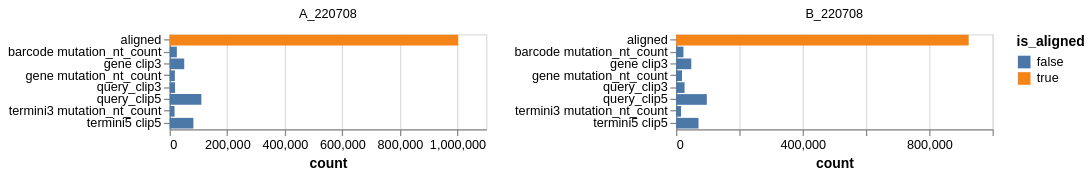

Here is the Vega-Lite specification saved for this chart:
### Vega-Lite specification from a JSON file in a GitHub repository (floating-point values rounded to 4 significant figures)
{"config": {"view": {"continuousWidth": 300, "continuousHeight": 300}}, "data": {"values": [{"pacbioRun": "A_220708", "filter_reason": "barcode clip3", "count": 467, "total_counts": 1339499, "frac_counts": 0.0003486}, {"pacbioRun": "A_220708", "filter_reason": "barcode mutation_nt_count", "count": 25011, "total_counts": 1339499, "frac_counts": 0.01867}, {"pacbioRun": "A_220708", "filter_reason": "gene clip3", "count": 50687, "total_counts": 1339499, "frac_counts": 0.03784}, {"pacbioRun": "A_220708", "filter_reason": "gene mutation_nt_count", "count": 18150, "total_counts": 1339499, "frac_counts": 0.01355}, {"pacbioRun": "A_220708", "filter_reason": "query_clip3", "count": 18796, "total_counts": 1339499, "frac_counts": 0.01403}, {"pacbioRun": "A_220708", "filter_reason": "query_clip5", "count": 110277, "total_counts": 1339499, "frac_counts": 0.08233}, {"pacbioRun": "A_220708", "filter_reason": "termini3 clip3", "count": 2975, "total_counts": 1339499, "frac_counts": 0.002221}, {"pacbioRun": "A_220708", "filter_reason": "termini3 mutation_nt_count", "count": 17084, "total_counts": 1339499, "frac_counts": 0.01275}, {"pacbioRun": "A_220708", "filter_reason": "termini5 clip5", "count": 82562, "total_counts": 1339499, "frac_counts": 0.06164}, {"pacbioRun": "A_220708", "filter_reason": "termini5 mutation_nt_count", "count": 6388, "total_counts": 1339499, "frac_counts": 0.004769}, {"pacbioRun": "A_220708", "filter_reason": "variant_tag3 mutation_nt_count", "count": 3215, "total_counts": 1339499, "frac_counts": 0.0024}, {"pacbioRun": "A_220708", "filter_reason": "variant_tag5 mutation_nt_count", "count": 1035, "total_counts": 1339499, "frac_counts": 0.0007727}, {"pacbioRun": "B_220708", "filter_reason": "barcode clip3", "count": 451, "total_counts": 1239176, "frac_counts": 0.000364}, {"pacbioRun": "B_220708", "filter_reason": "barcode mutation_nt_count", "count": 23382, "total_counts": 1239176, "frac_counts": 0.01887}, {"pacbioRun": "B_220708", "filter_reason": "gene clip3", "count": 48074, "total_counts": 1239176, "frac_counts": 0.0388}, {"pacbioRun": "B_220708", "filter_reason": "gene mutation_nt_count", "count": 18858, "total_counts": 1239176, "frac_counts": 0.01522}, {"pacbioRun": "B_220708", "filter_reason": "query_clip3", "count": 26958, "total_counts": 1239176, "frac_counts": 0.02175}, {"pacbioRun": "B_220708", "filter_reason": "query_clip5", "count": 97262, "total_counts": 1239176, "frac_counts": 0.07849}, {"pacbioRun": "B_220708", "filter_reason": "termini3 clip3", "count": 2850, "total_counts": 1239176, "frac_counts": 0.0023}, {"pacbioRun": "B_220708", "filter_reason": "termini3 mutation_nt_count", "count": 15853, "total_counts": 1239176, "frac_counts": 0.01279}, {"pacbioRun": "B_220708", "filter_reason": "termini5 clip5", "count": 71014, "total_counts": 1239176, "frac_counts": 0.05731}, {"pacbioRun": "B_220708", "filter_reason": "termini5 mutation_nt_count", "count": 5939, "total_counts": 1239176, "frac_counts": 0.004793}, {"pacbioRun": "B_220708", "filter_reason": "variant_tag3 mutation_nt_count", "count": 2723, "total_counts": 1239176, "frac_counts": 0.002197}, {"pacbioRun": "B_220708", "filter_reason": "variant_tag5 mutation_nt_count", "count": 1129, "total_counts": 1239176, "frac_counts": 0.0009111}, {"pacbioRun": "A_220708", "filter_reason": "aligned", "count": 1002852, "total_counts": 1339499, "frac_counts": 0.7487}, {"pacbioRun": "B_220708", "filter_reason": "aligned", "count": 924683, "total_counts": 1239176, "frac_counts": 0.7462}]}, "mark": "bar", "encoding": {"color": {"field": "is_aligned", "type": "nominal"}, "facet": {"columns": 2, "field": "pacbioRun", "title": null, "type": "nominal"}, "tooltip": [{"field": "pacbioRun", "type": "nominal"}, {"field": "filter_reason", "type": "nominal"}, {"field": "count", "type": "quantitative"}, {"field": "total_counts", "type": "quantitative"}, {"field": "frac_counts", "type": "quantitative"}], "x": {"field": "count", "type": "quantitative"}, "y": {"axis": {"title": null}, "field": "filter_reason", "type": "nominal"}}, "height": 75, "resolve": {"scale": {"x": "independent", "y": "independent"}}, "transform": [{"filter": "(datum.frac_counts > 0.01)"}, {"calculate": "(datum.filter_reason === 'aligned')", "as": "is_aligned"}], "width": 250, "$schema": "https://vega.github.io/schema/vega-lite/v5.json"}
